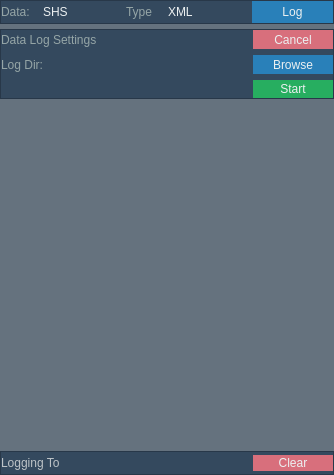
<?xml version="1.0" encoding="UTF-8"?>
<ui version="4.0">
 <class>DataViewer</class>
 <widget class="QWidget" name="DataViewer">
  <property name="geometry">
   <rect>
    <x>0</x>
    <y>0</y>
    <width>334</width>
    <height>475</height>
   </rect>
  </property>
  <property name="windowTitle">
   <string>Form</string>
  </property>
  <layout class="QGridLayout" name="gridLayout_5">
   <property name="leftMargin">
    <number>0</number>
   </property>
   <property name="topMargin">
    <number>0</number>
   </property>
   <property name="rightMargin">
    <number>0</number>
   </property>
   <property name="bottomMargin">
    <number>0</number>
   </property>
   <property name="spacing">
    <number>0</number>
   </property>
   <item row="0" column="0">
    <widget class="QFrame" name="frame_4">
     <property name="styleSheet">
      <string notr="true">QFrame{
background-color: rgba(44, 62, 80,180);
}</string>
     </property>
     <property name="frameShape">
      <enum>QFrame::NoFrame</enum>
     </property>
     <property name="frameShadow">
      <enum>QFrame::Plain</enum>
     </property>
     <layout class="QGridLayout" name="gridLayout">
      <property name="leftMargin">
       <number>0</number>
      </property>
      <property name="topMargin">
       <number>0</number>
      </property>
      <property name="rightMargin">
       <number>0</number>
      </property>
      <property name="bottomMargin">
       <number>0</number>
      </property>
      <property name="horizontalSpacing">
       <number>0</number>
      </property>
      <property name="verticalSpacing">
       <number>5</number>
      </property>
      <item row="0" column="0">
       <widget class="QFrame" name="frame_6">
        <property name="minimumSize">
         <size>
          <width>0</width>
          <height>24</height>
         </size>
        </property>
        <property name="maximumSize">
         <size>
          <width>16777215</width>
          <height>24</height>
         </size>
        </property>
        <property name="styleSheet">
         <string notr="true">background-color: rgb(52, 73, 94);</string>
        </property>
        <property name="frameShape">
         <enum>QFrame::StyledPanel</enum>
        </property>
        <property name="frameShadow">
         <enum>QFrame::Raised</enum>
        </property>
        <layout class="QGridLayout" name="gridLayout_3" rowstretch="0">
         <property name="leftMargin">
          <number>0</number>
         </property>
         <property name="topMargin">
          <number>0</number>
         </property>
         <property name="rightMargin">
          <number>0</number>
         </property>
         <property name="bottomMargin">
          <number>0</number>
         </property>
         <property name="spacing">
          <number>2</number>
         </property>
         <item row="0" column="4">
          <widget class="QPushButton" name="pbLog">
           <property name="sizePolicy">
            <sizepolicy hsizetype="Preferred" vsizetype="Preferred">
             <horstretch>0</horstretch>
             <verstretch>0</verstretch>
            </sizepolicy>
           </property>
           <property name="minimumSize">
            <size>
             <width>80</width>
             <height>0</height>
            </size>
           </property>
           <property name="styleSheet">
            <string notr="true">QPushButton{

border:none;
background-color:#2980b9;
	font: 8pt &quot;Segoe UI &quot;;
	color:#ecf0f1;
}

QPushButton:pressed{
background-color:#A3D1EF;

}

QPushButton:hover{
background-color:#65B1FF;

}

QPushButton:checked{
background-color:#27ae60;

}

QPushButton:checked:hover{
background-color:#2ecc71;

}

QPushButton:checked:pressed{
background-color:#78FFE1;

}</string>
           </property>
           <property name="text">
            <string>Log</string>
           </property>
           <property name="checkable">
            <bool>true</bool>
           </property>
           <property name="checked">
            <bool>false</bool>
           </property>
          </widget>
         </item>
         <item row="0" column="3">
          <widget class="QLabel" name="lbDataType">
           <property name="styleSheet">
            <string notr="true">color: rgb(236, 240, 241);
font: 25 10pt &quot;Segoe UI&quot;;</string>
           </property>
           <property name="text">
            <string>XML</string>
           </property>
          </widget>
         </item>
         <item row="0" column="0">
          <widget class="QLabel" name="label_14">
           <property name="maximumSize">
            <size>
             <width>40</width>
             <height>16777215</height>
            </size>
           </property>
           <property name="styleSheet">
            <string notr="true">color: rgb(149, 165, 166);
font: 10pt &quot;Segoe UI&quot;;</string>
           </property>
           <property name="text">
            <string>Data:</string>
           </property>
          </widget>
         </item>
         <item row="0" column="2">
          <widget class="QLabel" name="label_18">
           <property name="maximumSize">
            <size>
             <width>40</width>
             <height>16777215</height>
            </size>
           </property>
           <property name="styleSheet">
            <string notr="true">color: rgb(149, 165, 166);
font: 10pt &quot;Segoe UI&quot;;</string>
           </property>
           <property name="text">
            <string>Type</string>
           </property>
          </widget>
         </item>
         <item row="0" column="1">
          <widget class="QLabel" name="lbDataName">
           <property name="styleSheet">
            <string notr="true">color: rgb(236, 240, 241);
font: 25 10pt &quot;Segoe UI&quot;;</string>
           </property>
           <property name="text">
            <string>SHS</string>
           </property>
          </widget>
         </item>
        </layout>
       </widget>
      </item>
      <item row="1" column="0">
       <widget class="QFrame" name="frLogSettings">
        <property name="minimumSize">
         <size>
          <width>0</width>
          <height>70</height>
         </size>
        </property>
        <property name="maximumSize">
         <size>
          <width>16777215</width>
          <height>70</height>
         </size>
        </property>
        <property name="styleSheet">
         <string notr="true">color: rgb(236, 240, 241);
font: 25 8pt &quot;Segoe UI&quot;;
background-color: #34495e;</string>
        </property>
        <property name="frameShape">
         <enum>QFrame::StyledPanel</enum>
        </property>
        <property name="frameShadow">
         <enum>QFrame::Raised</enum>
        </property>
        <layout class="QGridLayout" name="gridLayout_2">
         <property name="leftMargin">
          <number>0</number>
         </property>
         <property name="topMargin">
          <number>0</number>
         </property>
         <property name="rightMargin">
          <number>0</number>
         </property>
         <property name="bottomMargin">
          <number>0</number>
         </property>
         <item row="0" column="0" colspan="2">
          <widget class="QLabel" name="label_15">
           <property name="styleSheet">
            <string notr="true">color: rgb(149, 165, 166);
font: 8pt &quot;Segoe UI&quot;;</string>
           </property>
           <property name="text">
            <string>Data Log Settings</string>
           </property>
           <property name="alignment">
            <set>Qt::AlignLeading|Qt::AlignLeft|Qt::AlignVCenter</set>
           </property>
          </widget>
         </item>
         <item row="0" column="2">
          <widget class="QPushButton" name="pbCancel">
           <property name="sizePolicy">
            <sizepolicy hsizetype="Preferred" vsizetype="Preferred">
             <horstretch>0</horstretch>
             <verstretch>0</verstretch>
            </sizepolicy>
           </property>
           <property name="maximumSize">
            <size>
             <width>80</width>
             <height>16777215</height>
            </size>
           </property>
           <property name="styleSheet">
            <string notr="true">QPushButton{

border:none;
background-color:#D86F7C;
	font: 8pt &quot;Segoe UI &quot;;
	color:#ecf0f1;
}

QPushButton:pressed{

background-color:#FFD1CE;

}

QPushButton:hover{


background-color:#FF9992;

}</string>
           </property>
           <property name="text">
            <string>Cancel</string>
           </property>
          </widget>
         </item>
         <item row="1" column="0">
          <widget class="QLabel" name="label_16">
           <property name="styleSheet">
            <string notr="true">color: rgb(149, 165, 166);
font: 8pt &quot;Segoe UI&quot;;</string>
           </property>
           <property name="text">
            <string>Log Dir:</string>
           </property>
           <property name="alignment">
            <set>Qt::AlignLeading|Qt::AlignLeft|Qt::AlignVCenter</set>
           </property>
          </widget>
         </item>
         <item row="1" column="1">
          <widget class="QLineEdit" name="leLogFile">
           <property name="sizePolicy">
            <sizepolicy hsizetype="Expanding" vsizetype="Preferred">
             <horstretch>0</horstretch>
             <verstretch>0</verstretch>
            </sizepolicy>
           </property>
           <property name="minimumSize">
            <size>
             <width>0</width>
             <height>19</height>
            </size>
           </property>
           <property name="styleSheet">
            <string notr="true">QLineEdit{
	background-color: rgb(52, 73, 94);
color:#EEFF78;
border:none;

}</string>
           </property>
           <property name="text">
            <string/>
           </property>
          </widget>
         </item>
         <item row="1" column="2">
          <widget class="QPushButton" name="pbBrowse">
           <property name="sizePolicy">
            <sizepolicy hsizetype="Preferred" vsizetype="Preferred">
             <horstretch>0</horstretch>
             <verstretch>0</verstretch>
            </sizepolicy>
           </property>
           <property name="styleSheet">
            <string notr="true">QPushButton{

border:none;
background-color:#2980b9;
	font: 8pt &quot;Segoe UI &quot;;
	color:#ecf0f1;
}

QPushButton:pressed{
background-color:#A3D1EF;

}

QPushButton:hover{
background-color:#65B1FF;

}

QPushButton:checked{
background-color:#27ae60;

}

QPushButton:checked:hover{
background-color:#2ecc71;

}

QPushButton:checked:pressed{
background-color:#78FFE1;

}</string>
           </property>
           <property name="text">
            <string>Browse</string>
           </property>
           <property name="checkable">
            <bool>false</bool>
           </property>
           <property name="checked">
            <bool>false</bool>
           </property>
           <property name="autoDefault">
            <bool>false</bool>
           </property>
           <property name="default">
            <bool>false</bool>
           </property>
           <property name="flat">
            <bool>false</bool>
           </property>
          </widget>
         </item>
         <item row="2" column="2">
          <widget class="QPushButton" name="pbStart">
           <property name="sizePolicy">
            <sizepolicy hsizetype="Preferred" vsizetype="Preferred">
             <horstretch>0</horstretch>
             <verstretch>0</verstretch>
            </sizepolicy>
           </property>
           <property name="minimumSize">
            <size>
             <width>80</width>
             <height>0</height>
            </size>
           </property>
           <property name="styleSheet">
            <string notr="true">QPushButton{
border:none;
background-color:#27ae60;
font: 8pt &quot;Segoe UI &quot;;
color:#ecf0f1;
}

QPushButton:pressed{
background-color:#78FFE1;

}

QPushButton:hover{
background-color:#2ecc71;

}

</string>
           </property>
           <property name="text">
            <string>Start</string>
           </property>
           <property name="checkable">
            <bool>false</bool>
           </property>
           <property name="checked">
            <bool>false</bool>
           </property>
          </widget>
         </item>
        </layout>
       </widget>
      </item>
      <item row="3" column="0">
       <widget class="QFrame" name="frame_7">
        <property name="minimumSize">
         <size>
          <width>0</width>
          <height>24</height>
         </size>
        </property>
        <property name="maximumSize">
         <size>
          <width>16777215</width>
          <height>24</height>
         </size>
        </property>
        <property name="styleSheet">
         <string notr="true">background-color: rgb(52, 73, 94);</string>
        </property>
        <property name="frameShape">
         <enum>QFrame::StyledPanel</enum>
        </property>
        <property name="frameShadow">
         <enum>QFrame::Raised</enum>
        </property>
        <layout class="QGridLayout" name="gridLayout_4">
         <property name="leftMargin">
          <number>0</number>
         </property>
         <property name="topMargin">
          <number>0</number>
         </property>
         <property name="rightMargin">
          <number>0</number>
         </property>
         <property name="bottomMargin">
          <number>0</number>
         </property>
         <property name="spacing">
          <number>2</number>
         </property>
         <item row="0" column="2">
          <widget class="QPushButton" name="pbClear_2">
           <property name="sizePolicy">
            <sizepolicy hsizetype="Preferred" vsizetype="Preferred">
             <horstretch>0</horstretch>
             <verstretch>0</verstretch>
            </sizepolicy>
           </property>
           <property name="minimumSize">
            <size>
             <width>80</width>
             <height>0</height>
            </size>
           </property>
           <property name="maximumSize">
            <size>
             <width>80</width>
             <height>16777215</height>
            </size>
           </property>
           <property name="styleSheet">
            <string notr="true">QPushButton{
	border:none;
	background-color:#D86F7C;
	font: 8pt &quot;Segoe UI &quot;;
	color:#ecf0f1;
}

QPushButton:pressed{
	background-color:#FFD1CE;
}

QPushButton:hover{	
	background-color:#FF9992;
}</string>
           </property>
           <property name="text">
            <string>Clear</string>
           </property>
          </widget>
         </item>
         <item row="0" column="0">
          <widget class="QLabel" name="lbLogStatus">
           <property name="maximumSize">
            <size>
             <width>70</width>
             <height>16777215</height>
            </size>
           </property>
           <property name="styleSheet">
            <string notr="true">color:#bdc3c7;
font: 10pt &quot;Segoe UI&quot;;</string>
           </property>
           <property name="text">
            <string>Logging To</string>
           </property>
          </widget>
         </item>
         <item row="0" column="1">
          <widget class="QLineEdit" name="leLogPath">
           <property name="styleSheet">
            <string notr="true">color: rgb(236, 240, 241);
font: 25 10pt &quot;Segoe UI&quot;;
border:none;</string>
           </property>
          </widget>
         </item>
        </layout>
       </widget>
      </item>
      <item row="2" column="0">
       <widget class="QTextBrowser" name="teDataViewer">
        <property name="styleSheet">
         <string notr="true">QTextEdit{color: rgb(238, 255, 120);
	background-color: rgba(255, 255, 255,0);
}</string>
        </property>
        <property name="frameShape">
         <enum>QFrame::NoFrame</enum>
        </property>
        <property name="frameShadow">
         <enum>QFrame::Plain</enum>
        </property>
       </widget>
      </item>
     </layout>
    </widget>
   </item>
  </layout>
 </widget>
 <resources/>
 <connections>
  <connection>
   <sender>pbClear_2</sender>
   <signal>clicked()</signal>
   <receiver>teDataViewer</receiver>
   <slot>clear()</slot>
   <hints>
    <hint type="sourcelabel">
     <x>288</x>
     <y>465</y>
    </hint>
    <hint type="destinationlabel">
     <x>179</x>
     <y>309</y>
    </hint>
   </hints>
  </connection>
 </connections>
</ui>
